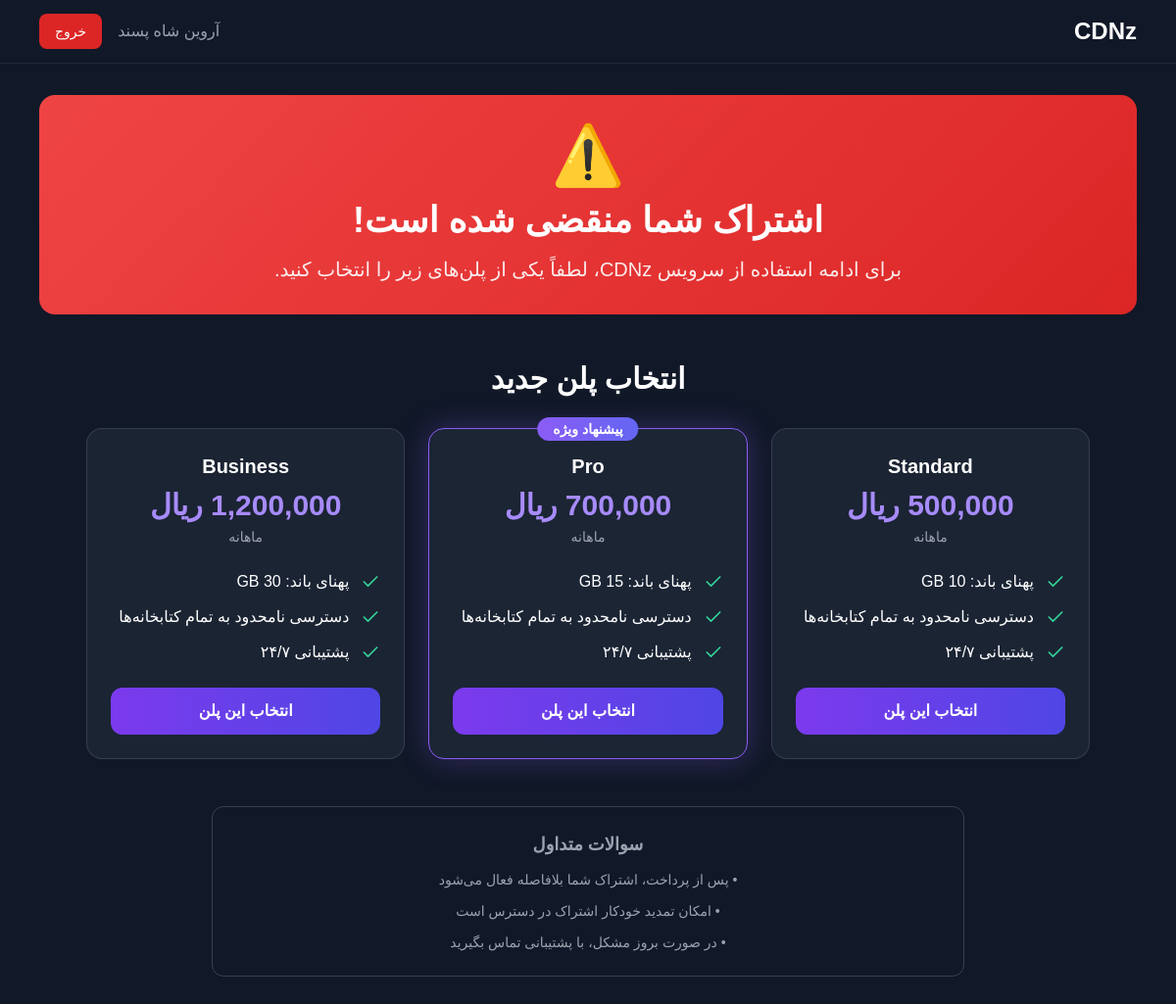
Screenshot of /subscription_expired.php?user_id=1 with the database file from the repository.
### tables this page shows
CREATE TABLE `users` (
  `id` int(11) NOT NULL,
  `name` varchar(100) NOT NULL,
  `email` varchar(150) NOT NULL,
  `password` varchar(255) NOT NULL,
  `created_at` timestamp NOT NULL DEFAULT current_timestamp(),
  `banned` tinyint(1) DEFAULT 0,
  `link_token` varchar(64) DEFAULT NULL,
  `reset_code` varchar(6) DEFAULT NULL,
  `reset_expire` datetime DEFAULT NULL,
  `verified` tinyint(1) NOT NULL DEFAULT 0,
  `verify_code` varchar(6) DEFAULT NULL,
  `verify_expire` datetime DEFAULT NULL,
  `login_notify` tinyint(1) NOT NULL DEFAULT 0
);

CREATE TABLE `plans` (
  `id` int(11) NOT NULL,
  `name` varchar(50) DEFAULT NULL,
  `price` int(11) DEFAULT NULL,
  `limit_bytes` bigint(20) UNSIGNED DEFAULT NULL
);

### subscription_expired.php (the view, shortened to what this page needs)
<?php
require_once __DIR__ . '/api/db.php';
$userId = isset($_GET['user_id']) ? (int)$_GET['user_id'] : 0;
$stmt = $pdo->prepare('SELECT name, email FROM users WHERE id = ?');
$stmt->execute([$userId]);
$user = $stmt->fetch();
$plans = $pdo->query('SELECT * FROM plans WHERE id > 1 ORDER BY price ASC')->fetchAll();
?>
<!DOCTYPE html>
<html lang="fa" dir="rtl">
<head>
    <link href="https://cdn.jsdelivr.net/npm/tailwindcss@2.2.19/dist/tailwind.min.css" rel="stylesheet">
    <link rel="stylesheet" href="https://cdn.jsdelivr.net/gh/arbasirian/iransans/iran-sans.css">
</head>
<body class="bg-gray-900 text-white font-sans min-h-screen">
    <nav class="w-full bg-gray-900/80 backdrop-blur-md border-b border-gray-800 sticky top-0 z-10">
        <div class="max-w-7xl mx-auto px-6 md:px-10 h-16 flex items-center justify-between">
            <a href="index.php" class="text-2xl font-black">CDNz</a>
            <div class="flex items-center gap-4">
                <span class="text-gray-400"><?= htmlspecialchars($user['name']) ?></span>
                <a href="api/auth.php?action=logout" class="px-4 py-2 bg-red-600 hover:bg-red-700 rounded-lg text-sm transition">خروج</a>
            </div>
        </div>
    </nav>
    <main class="max-w-7xl mx-auto px-6 md:px-10 py-8">
        <div class="expired-banner rounded-2xl p-8 text-center mb-12">
            <div class="text-6xl mb-4">⚠️</div>
            <h1 class="text-3xl md:text-4xl font-bold mb-4">اشتراک شما منقضی شده است!</h1>
            <p class="text-xl opacity-90 max-w-2xl mx-auto">
                برای ادامه استفاده از سرویس CDNz، لطفاً یکی از پلن‌های زیر را انتخاب کنید.
            </p>
        </div>
        <section class="mb-12">
            <h2 class="text-2xl md:text-3xl font-bold text-center mb-8">انتخاب پلن جدید</h2>
            <div class="grid md:grid-cols-3 gap-6 max-w-5xl mx-auto">
                <?php foreach ($plans as $index => $plan): ?>
                    <?php
                    $isFeatured = $index === 1;
                    $planClass = $isFeatured ? 'plan-card featured' : 'plan-card';
                    ?>
                    <div class="<?= $planClass ?> rounded-2xl p-6 relative">
                        <?php if ($isFeatured): ?>
                            <div class="absolute -top-3 left-1/2 transform -translate-x-1/2">
                                <span class="bg-gradient-to-r from-purple-500 to-indigo-500 text-white px-4 py-1 rounded-full text-sm font-bold">
                                    پیشنهاد ویژه
                                </span>
                            </div>
                        <?php endif; ?>
                        <div class="text-center mb-6">
                            <h3 class="text-xl font-bold mb-2"><?= htmlspecialchars($plan['name']) ?></h3>
                            <div class="text-3xl font-bold text-purple-400 mb-1">
                                <?= number_format($plan['price']) ?> ریال
                            </div>
                            <div class="text-gray-400 text-sm">ماهانه</div>
                        </div>
                        <div class="space-y-3 mb-6">
                            <div class="flex items-center gap-3">
                                <i data-feather="check" class="w-5 h-5 text-green-400"></i>
                                <span>پهنای باند: <?= formatBytes($plan['limit_bytes']) ?></span>
                            </div>
                            <div class="flex items-center gap-3">
                                <i data-feather="check" class="w-5 h-5 text-green-400"></i>
                                <span>دسترسی نامحدود به تمام کتابخانه‌ها</span>
                            </div>
                            <div class="flex items-center gap-3">
                                <i data-feather="check" class="w-5 h-5 text-green-400"></i>
                                <span>پشتیبانی ۲۴/۷</span>
                            </div>
                        </div>
                        <a href="pay.php?plan=<?= $plan['id'] ?>&expired=1&user_id=<?= $userId ?>"
                           class="block w-full text-center py-3 px-6 bg-gradient-to-r from-purple-600 to-indigo-600 hover:from-purple-700 hover:to-indigo-700 rounded-xl font-semibold transition-all duration-200">
                            انتخاب این پلن
                        </a>
                    </div>
                <?php endforeach; ?>
            </div>
        </section>
        <section class="text-center text-gray-400 max-w-3xl mx-auto">
            <div class="bg-gray-800/50 rounded-xl p-6 border border-gray-700">
                <h3 class="text-lg font-semibold mb-3">سوالات متداول</h3>
                <div class="space-y-3 text-sm">
                    <p>• پس از پرداخت، اشتراک شما بلافاصله فعال می‌شود</p>
                    <p>• امکان تمدید خودکار اشتراک در دسترس است</p>
                    <p>• در صورت بروز مشکل، با پشتیبانی تماس بگیرید</p>
                </div>
            </div>
        </section>
    </main>
</body>
</html>
<?php
function formatBytes($bytes, $precision = 2) {
    $units = ['B', 'KB', 'MB', 'GB', 'TB'];
    for ($i = 0; $bytes > 1024 && $i < count($units) - 1; $i++) {
        $bytes /= 1024;
    }
    return round($bytes, $precision) . ' ' . $units[$i];
}
?>

### subscription_expired.php (style rules this page uses)
html, body, .font-sans { font-family: 'IRANSans', 'IranSans', 'IRANSansWeb', sans-serif !important; }
.expired-banner { background: linear-gradient(135deg, #ef4444 0%, #dc2626 100%); animation: pulse-red 2s ease-in-out infinite; }
.plan-card { background: rgba(31, 41, 55, 0.8); border: 1px solid rgba(148, 163, 184, 0.2); transition: all 0.3s ease; }
.plan-card.featured { border-color: #8b5cf6; box-shadow: 0 0 30px rgba(139, 92, 246, 0.3); }

### rows the page displays
users: name "آروین شاه پسند"
plans: name "Standard", price "500,000", limit_bytes "10 GB"
plans: shows "پیشنهاد ویژه", name "Pro", limit_bytes "15 GB"
plans: name "Business", price "1,200,000", limit_bytes "30 GB"
